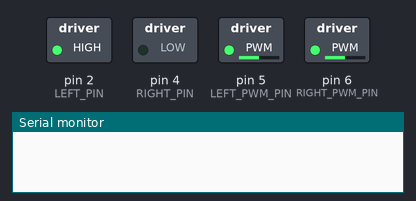
This sketch was run on a simulated Arduino Uno, built with avr-gcc and run on an emulated ATmega328P. Shown: switched loads named in the sketch (green lamp = pin HIGH), the last lines printed to the serial monitor.

Above: at 0.05 s.
At 0.95 s:
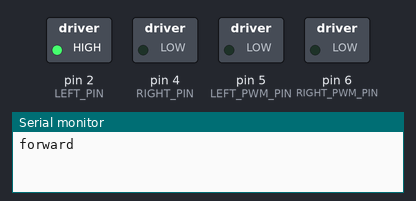
At 1.95 s:
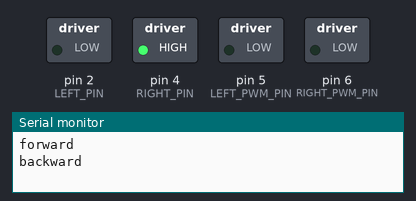
At 7.85 s:
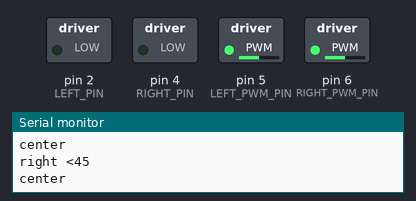
At 14.05 s:
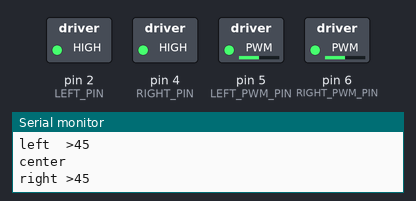
At 17.55 s:
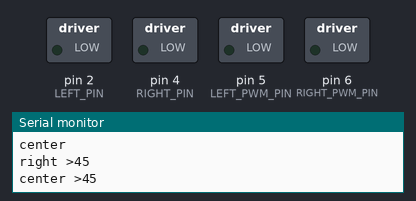
Timing chart, 0 to 22.9 s (numbered marks = the images above):
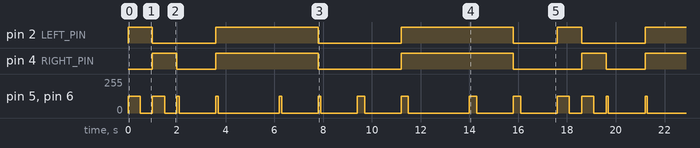

Measured:
- by itself, pin 2 (LEFT_PIN): repeats every 17.6 s: LOW 2.6 s, HIGH 4.2 s, LOW 3.4 s, HIGH 4.6 s, LOW 1.8 s, HIGH 1.0 s
- by itself, pin 4 (RIGHT_PIN): repeats every 17.6 s: LOW 1.6 s, HIGH 4.2 s, LOW 3.4 s, HIGH 4.6 s, LOW 2.8 s, HIGH 1.0 s
- by itself, pin 5 (LEFT_PWM_PIN), pin 6 (RIGHT_PWM_PIN): repeats every 17.6 s: 0/255 0.50 s, 127/255 0.50 s, 0/255 0.50 s, 127/255 0.10 s, 0/255 1.5 s, 127/255 0.10 s, 0/255 2.5 s, 2 × (127/255 0.10 s, 0/255 1.5 s), 127/255 0.30 s, 0/255 1.5 s, 127/255 0.30 s, 0/255 2.5 s, 2 × (127/255 0.30 s, 0/255 1.5 s), 127/255 0.50 s

The sketch:

COE185_Robot_Motion.ino
```cpp
#define F_CPU 16000000UL
#include <avr/io.h>
#include <util/delay.h>

#define LEFT_PWM_PIN DDD5   //DIG5
#define RIGHT_PWM_PIN DDD6  //DIG6

#define LEFT_PIN DDD2   //DIG2
#define RIGHT_PIN DDD4  //DIG4


#define PWM_FREQ 100  // Desired PWM frequency in Hz
#define MAX_PWM 255   // Maximum PWM value


void initMotorDirection() {

  // Set pins as output
  DDRD |= (1 << LEFT_PIN);   //D2
  DDRD |= (1 << RIGHT_PIN);  //D4
}

void initPWMsignal() {

  // Set pins as output
  DDRD |= (1 << LEFT_PWM_PIN);   //D5
  DDRD |= (1 << RIGHT_PWM_PIN);  //D6
}

void init_Timer() {

  // MODE TIMER 8-BIT
  TCCR0A |= (1 << WGM00);
  TCCR0A |= (1 << WGM01);

  // Set prescaler to 1 (no prescaling)
  TCCR0B |= (1 << CS00);

  // // Initial PWM duty cycle (50%)
  // OCR0A = MAX_PWM;
  // OCR0B = MAX_PWM;

  // Clear OC0A and OC0B on compare match, set at BOTTOM
  TCCR0A |= (1 << COM0A1) | (1 << COM0B1);
}

void setup() {
  Serial.begin(9600);
  initMotorDirection();
  initPWMsignal();
  init_Timer();
  // put your setup code here, to run once:
}

void forward() {
  PORTD |= (1 << LEFT_PIN);
  OCR0A = MAX_PWM / 2;
  PORTD &= ~(1 << RIGHT_PIN);
  OCR0B = MAX_PWM / 2;
  // for (int i = 0; i < (MAX_PWM/2); i+= 10){
  //   Serial.println(i);
  //   OCR0A = i;
  //   OCR0B = i;
  // }
  // OCR0A = MAX_PWM;
  // PORTD &= ~(1 << RIGHT_PIN);
  // OCR0B = MAX_PWM;
  delay(500);
}

void backward() {
  PORTD &= ~(1 << LEFT_PIN);
  OCR0A = MAX_PWM / 2;
  PORTD |= (1 << RIGHT_PIN);
  OCR0B = MAX_PWM / 2;
  // for (int i = 0; i < (MAX_PWM/2); i+= 10){
  //   Serial.println(i);
  //   OCR0A = i;
  //   OCR0B = i;
  // }
  delay(500);
}

void rotate_left(int degree) {
  PORTD &= ~(1 << LEFT_PIN);
  OCR0A = MAX_PWM / 2;
  PORTD &= ~(1 << RIGHT_PIN);
  OCR0B = MAX_PWM / 2;
  // for (int i = 0; i < (MAX_PWM/2); i+= 10){
  //   OCR0A = i;
  //   OCR0B = i;
  // }
  delay(degree);
}

void rotate_right(int degree) {
  PORTD |= (1 << LEFT_PIN);
  OCR0A = MAX_PWM / 2;
  PORTD |= (1 << RIGHT_PIN);
  OCR0B = MAX_PWM / 2;
  // for (int i = 0; i < (MAX_PWM/2); i+= 10){
  //   OCR0A = i;
  //   OCR0B = i;
  // }
  delay(degree);
}

void calculate_rotation(int degree) {
  PORTD |= (1 << LEFT_PIN);
  // OCR0A = MAX_PWM;
  PORTD |= (1 << RIGHT_PIN);
  // OCR0B = MAX_PWM;
  for (int i = 0; i < (MAX_PWM / 2); i++) {
    OCR0A = i;
    OCR0B = i;
  }
  delay(degree);
}

void stop() {
  OCR0A = 0;
  OCR0B = 0;
  delay(500);
}

/* approximately 1 rotation or 360 = 1200ms
  360/1200 = 180deg/600ms
          =90deg/300ms
          =45deg/150ms
          =15deg/50ms
*/

void loop() {
  // put your main code here, to run repeatedly:

  // Move forward
  forward();
  Serial.println("forward");

  stop();
  backward();
  Serial.println("backward");
  stop();


  Serial.println("left  <45");

  rotate_left(100);
  stop();

  delay(1000);

  Serial.println("center");
  rotate_right(100);
  stop();
  delay(2000);

  Serial.println("right <45");

  rotate_right(100);
  stop();
  delay(1000);

  Serial.println("center");
  rotate_left(100);
  stop();
  delay(1000);

  // greater than 45

  Serial.println("left  >45");

  rotate_left(300);
  stop();

  delay(1000);

  Serial.println("center");
  rotate_right(300);
  stop();
  delay(2000);

  Serial.println("right >45");

  rotate_right(300);
  stop();
  delay(1000);

  Serial.println("center >45");
  rotate_left(300);
  stop();
  delay(1000);


  // rotate_right(100);

  // rotate_left(1000);

  // rotate_left(500);
  // // 360
  // calculate_rotation(1200);
  // stop();
  // delay(2000);

  //  // 180
  // calculate_rotation(600);
  // stop();
  // delay(2000);

  //  // 90
  // calculate_rotation(300);
  // stop();
  // delay(2000);

  //    // 45
  // calculate_rotation(150);
  // stop();
  // delay(2000);

  //      // 15
  // calculate_rotation(50);
  // stop();
  // delay(2000);
}
```
